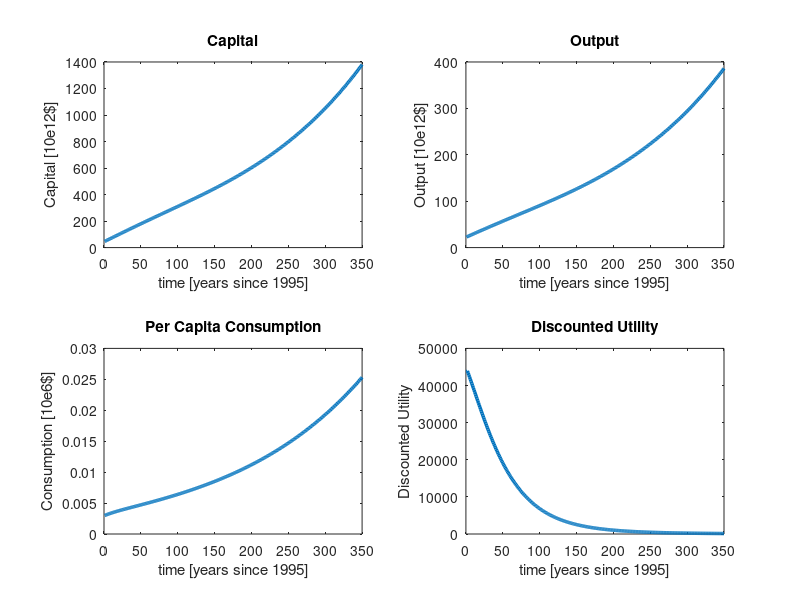
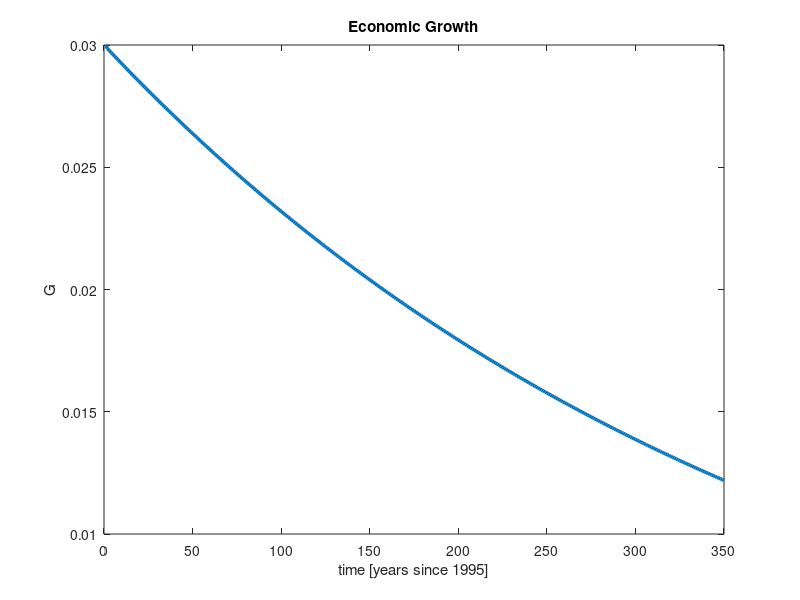

MATLAB code for these plots, in order:
%------------------------------------------------------%
%--------------- DICE99 - ECONOMIC PART ---------------%
%------------------------------------------------------% 

close all;
clear all;

dt = 1;                % time step (in years) 
yr1 = 1;                % first year
yr2 = 350;              % last year 
timvec = yr1:dt:yr2;    % time vector 
nt = length(timvec);    % nr of time steps (which are years)

%------------------ list of variables -----------------%

% *A(t) % economic efficiency or "total factor productivity"
% *c(t) % consumption per capita
% *C(t) % total consumption C(t)=c(t)L(t)
% *g_A(t) % determines time dependence of economic efficiency A
% *g_pop(t) % rate of population increase
% *I(t) % investment per year
% *K(t) % capital
% *L(t) % global population (proportional to labour input)
% *Q(t) % economic output per year
% *R(t) % discount factor arising from pure time preference
% U(t) % current fertility, depending on per capita consumption c and population number L
% W % social welfare function
% *rho(t) % rate of pure time preference

%------------------- model parameters ------------------%

A0 = 0.01685;       % economic efficiency
g_A0 = 0.0038;      % init. value of g_A
g_pop0 = 0.0157;    % init. pop. growth rate
g_rho = 0.0025719;  % reduced impatience over time
K0 = 47;            % init. capital
L0 = 5632.7;        % init. global population
q = 0.2510;         % init. saving rate
lambda = 0.3;       % determines how economic output depends on capital and labour input
delta_A = 1e-9;     % determines changes in g_A
%delta_K = 0.1;      % depreciation of capital at dt=10

delta_K = 0.0633+0.0012*dt+0.00025*(dt^2); % time dependant delta_K

delta_pop = 0.0222; % slowdown of rate of population change

rho0 = 0.03;        % init. rate of pure time preference rho
%rho0 = 0.001;       % Stern Report rate 

% size = 10/0.5;
% 
% i=1;    %indexation number
% W = length(size);
% x_i = length(size);
%  
% for x=0:0.05:10;

%------------------------ initialization values ------------------------%

g_pop(1) = g_pop0;
rho(1) = rho0;
g_A(1) = g_A0;

cumP(1) = (1/(1+rho(1)))^dt;
R(1) = (1/(1+rho(1)))^dt;

L(1) = L0;
A(1) = A0;
K(1) = K0;

Q(1) = A(1)*(K(1)^lambda)*(L(1)^(1-lambda));

I(1) = q*Q(1);

c(1) = (1-q)*(Q(1)/L(1));

C(1) = c(1)*L(1);

c(1) = C(1)/L(1);

w(1) = L(1)*log(c(1)*(1e6))*R(1);

% %--------------- damage ---------------%

% D = zeros(1,nt);
%  
% D(199) = 30; % $10^12

% %--------------------------------------%

for s=2:nt;
        
    rho(s) = rho(1)*exp(-g_rho*s);          % pure rate of time preference
    cumP(s) = cumP(s-1)*(1/(1+rho(s)))^dt;  % comulative product
        
end

for t=2:nt;
    
    R(t) = cumP(t); % discount factor arising from pure time preference
    
    %------------------------ population growth ------------------------%
      
    g_pop(t) = integral(@(s) g_pop(1)*exp(-delta_pop*s),0,t);
        
    L(t) = L(1)*exp(g_pop(t));

    %------------------- total factor productivity ---------------------%

    g_A(t) = integral(@(s) g_A(1)*exp(-delta_A*s),0,t);
    
    A(t) = A(1)*exp(g_A(t));
    
    %------------------------- capital equation ------------------------%

    K(t) = K(t-1).*((1-delta_K).^dt)+dt.*I(t-1);
    
    Q(t) = A(t).*(K(t).^lambda).*(L(t).^(1-lambda));
    
    I(t) = q*Q(t);
    
    c(t) = (1-q)*(Q(t)/L(t));
    
    C(t) = c(t)*L(t);
    
%     --- corrective damage recalculation ---%
%     
%     C(t) = C(t)-D(t);
%         
%     c(t) = C(t)/L(t);
%         
%     ---------------------------------------%

    w(t) = L(t)*log(c(t)*(1e6))*R(t);
    
end

dQ = diff(Q);

G = dQ./Q(1:349);

W = sum(w)  % total wellfare

% W(i) = sum(w);
% x_i(i) = x;
%  
% i=i+1;
%  
% end

figure(1)

subplot(2,2,1);
plot(timvec,K,'Linewidth',2.5)
title('Capital')
xlabel('time [years since 1995]')
ylabel('Capital [10e12$]')

subplot(2,2,2);
plot(timvec,Q,'Linewidth',2.5)
title('Output')
xlabel('time [years since 1995]')
ylabel('Output [10e12$]')

subplot(2,2,3);
plot(timvec,c,'Linewidth',2.5)
title('Per Capita Consumption')
xlabel('time [years since 1995]')
ylabel('Consumption [10e6$]')

subplot(2,2,4);
plot(timvec,w,'Linewidth',2.5)
title('Discounted Utility')
xlabel('time [years since 1995]')
ylabel('Discounted Utility')

figure(2)
plot(timvec,rho,'Linewidth',2.5)
title('Economic Growth')
xlabel('time [years since 1995]')
ylabel('G')

% figure(2)
% plot(timvec(2:349),G(2:349),'Linewidth',2.5)
% title('Economic Growth')
% xlabel('time [years since 1995]')
% ylabel('G')
% 
% figure(3)
% plot(timvec,C,'Linewidth',2.5)
% title('Total Consumption')
% xlabel('time [years since 1995]')
% ylabel('C')

% Wo = (2.497609051163105e6)*ones(1,401); % maximum wellfare function 1.5.a
% Wo = (2.497611138417322e6)*ones(1,401); % maximum wellfare function 1.5.b
% Wo = (2.958405996383646e7)*ones(1,size+1); % maximum wellfare function 1.5.c
% 
%  
% hold on
% 
% plot(x_i,W,'-')
% plot(x_i,Wo,'-r')
% plot(5.947,2.958405996383646e7,'r*')
% title('Accumulated Welfare function vs X')
% xlabel('X')
% ylabel('W')

% [val, idx] = max(W);
% hold on
% plot(q_i(idx),val,'r*')

% hold on
% plot(timvec,gdpA,'Linewidth',2.5)
% plot(timvec,gdp2A,'r','Linewidth',2.5)
% title('GDP comparison (A vs 2*A)')
% xlabel('time [years since 1995]')
% ylabel('Output [10e12$]')
